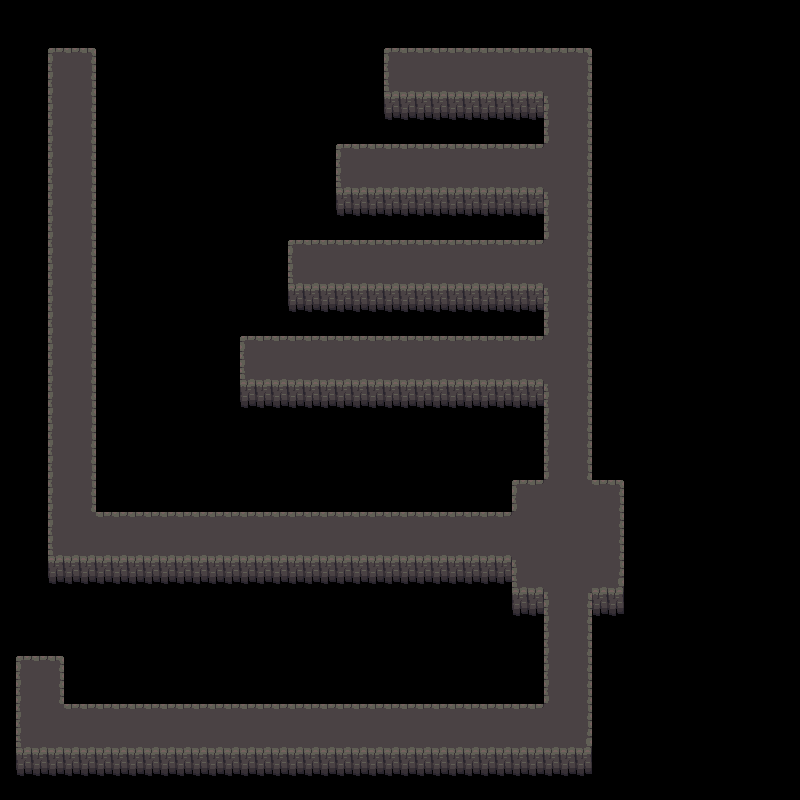

The image is a tile-based game level rendered from a .tmx file. Its description and source (layers, tilesets, objects; grid data summarised) follow:
An orthogonal 50x50 tile map with 16x16 px tiles, 2 tile layers (Background 1, Foreground 1), 7 hidden layers not drawn, 4 tilesets.

<map version="1.0" orientation="orthogonal" renderorder="right-down" width="50" height="50" tilewidth="16" tileheight="16" nextobjectid="1">
 <tileset firstgid="1" name="Coloured Magic Tiles" tilewidth="16" tileheight="16" tilecount="100" columns="10">
  <image source="../Coloured Magic Tiles.png" width="160" height="160" />
  <tile id="0">
   <properties>
    <property name="start" value="" />
   </properties>
  </tile>
  <tile id="1">
   <properties>
    <property name="win" value="" />
   </properties>
  </tile>
  <tile id="2">
   <properties>
    <property name="key" value="" />
   </properties>
  </tile>
  <tile id="3">
   <properties>
    <property name="door" value="" />
   </properties>
  </tile>
  <tile id="4">
   <properties>
    <property name="chest" value="" />
   </properties>
  </tile>
  <tile id="6">
   <properties>
    <property name="fastblob" value="" />
   </properties>
  </tile>
  <tile id="7">
   <properties>
    <property name="followblob" value="" />
   </properties>
  </tile>
  <tile id="8">
   <properties>
    <property name="armouredblob" value="" />
   </properties>
  </tile>
  <tile id="9">
   <properties>
    <property name="blob" value="" />
   </properties>
  </tile>
  <tile id="12">
   <properties>
    <property name="blocked" value="" />
   </properties>
  </tile>
  <tile id="99">
   <properties>
    <property name="walkable" value="" />
   </properties>
  </tile>
 </tileset>
 <tileset firstgid="101" name="Dungeon_new_green_gutter" tilewidth="16" tileheight="16" spacing="2" margin="1" tilecount="288" columns="24">
  <image source="../Dungeon_new_green_gutter.png" width="432" height="216" />
  <tile id="83">
   <properties>
    <property name="void" value="" />
   </properties>
  </tile>
 </tileset>
 <tileset firstgid="389" name="Dungeon_new_brown_gutter" tilewidth="16" tileheight="16" spacing="2" margin="1" tilecount="288" columns="24">
  <image source="../Dungeon_new_brown_gutter.png" width="432" height="216" />
  <tile id="83">
   <properties>
    <property name="void" value="" />
   </properties>
  </tile>
 </tileset>
 <tileset firstgid="677" name="Dungeon_new_gutter" tilewidth="16" tileheight="16" spacing="2" margin="1" tilecount="288" columns="24">
  <image source="../Dungeon_new_gutter.png" width="432" height="216" />
  <tile id="83">
   <properties>
    <property name="void" value="" />
   </properties>
  </tile>
 </tileset>
 <layer name="Background 0" width="50" height="50" visible="0">
  <data>[2500 cells, 0 non-empty, 0 distinct tile ids]</data>
 </layer>
 <layer name="Foreground 0" width="50" height="50" visible="0">
  <data>[2500 cells, 226 non-empty, 11 distinct tile ids]</data>
 </layer>
 <layer name="Collision0" width="50" height="50" visible="0">
  <data>[2500 cells, 2500 non-empty, 5 distinct tile ids]</data>
 </layer>
 <layer name="Background 1" width="50" height="50">
  <data>[2500 cells, 0 non-empty, 0 distinct tile ids]</data>
 </layer>
 <layer name="Foreground 1" width="50" height="50">
  <data>[2500 cells, 870 non-empty, 13 distinct tile ids]</data>
 </layer>
 <layer name="Collision1" width="50" height="50" visible="0">
  <data>[2500 cells, 2500 non-empty, 4 distinct tile ids]</data>
 </layer>
 <layer name="Background 2" width="50" height="50" visible="0">
  <data>[2500 cells, 12 non-empty, 1 distinct tile ids]</data>
 </layer>
 <layer name="Foreground 2" width="50" height="50" visible="0">
  <data>[2500 cells, 355 non-empty, 21 distinct tile ids]</data>
 </layer>
 <layer name="Collision2" width="50" height="50" visible="0">
  <data>[2500 cells, 2500 non-empty, 6 distinct tile ids]</data>
 </layer>
</map>
